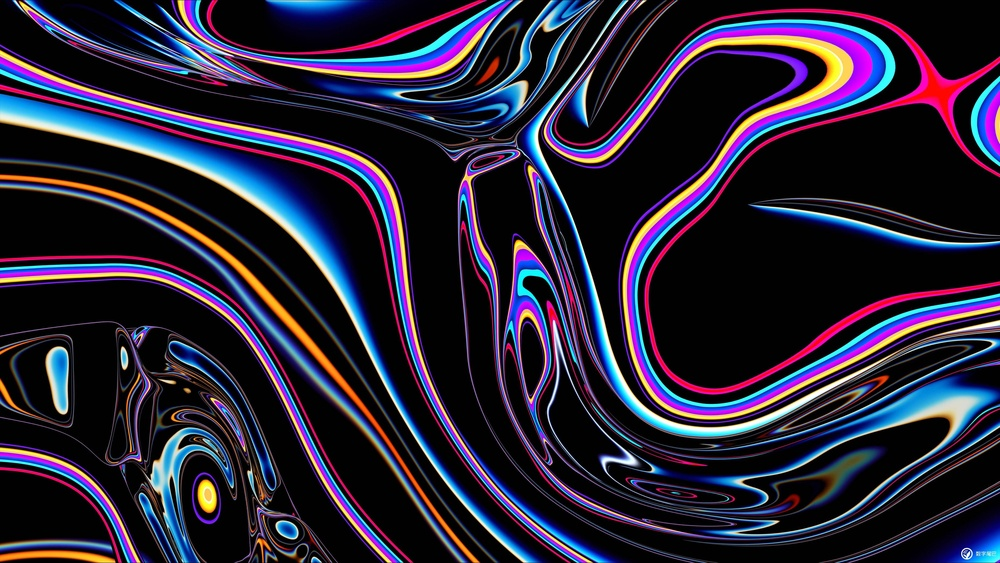
//> input picture 20200228/1.jpg, 1000 x 563 px, shrunk from 3708 x 2088 before the run
$ ./2   (built with g++ and OpenCV 4)
//> lines starting //> are read from the running program, lines starting //| are printed output that depends on the picture; after the words box and inside, x2 and y2 are one past the last pixel; in counts of white or black regions, pixels touching at a corner belong together
#include <opencv.hpp>

using namespace cv;

int main()
{
    Mat result1;
    Mat result2;
    Mat srcMat = imread("C:\\Users\\Joey Lu\\Desktop\\_\\1.jpg",0);
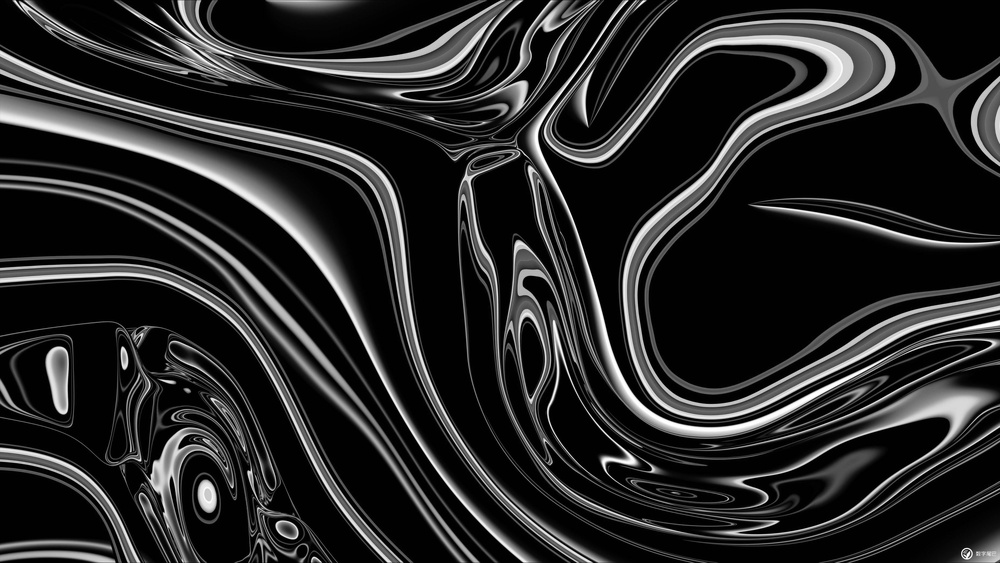
//> srcMat: 563 rows x 1000 cols, CV_8UC1; min 0, max 255, mean 39.8
    threshold(srcMat,result1,100,255,THRESH_OTSU);
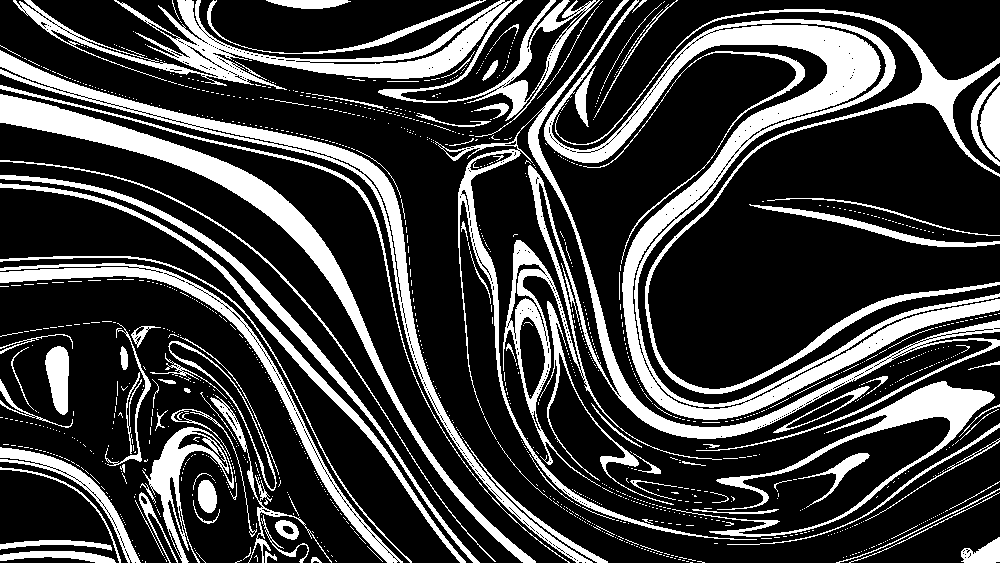
//> result1: 563 rows x 1000 cols, CV_8UC1; 24.4% white; 1238 white regions (1124 under 20 px), largest, box (x1, y1, x2, y2) and area: (544, 0, 1000, 420) 23590, (435, 0, 1000, 540) 16470, (0, 94, 536, 563) 11729
    adaptiveThreshold(srcMat,result2,255,ADAPTIVE_THRESH_GAUSSIAN_C,THRESH_BINARY,15,10);
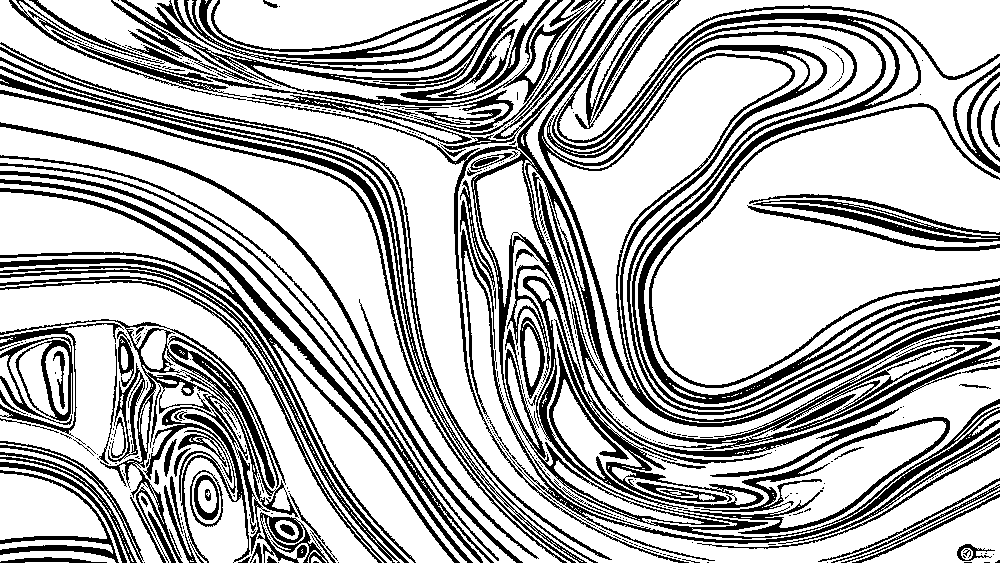
//> result2: 563 rows x 1000 cols, CV_8UC1; 70.9% white; 483 black regions (353 under 20 px), largest, box (x1, y1, x2, y2) and area: (247, 0, 1000, 563) 18979, (552, 0, 1000, 404) 12178, (538, 0, 1000, 427) 10046
    imshow("source",srcMat);
    imshow("threshold",result1);
    imshow("adaptiveThreshold",result2);
    waitKey(0);
    return 0;
}
